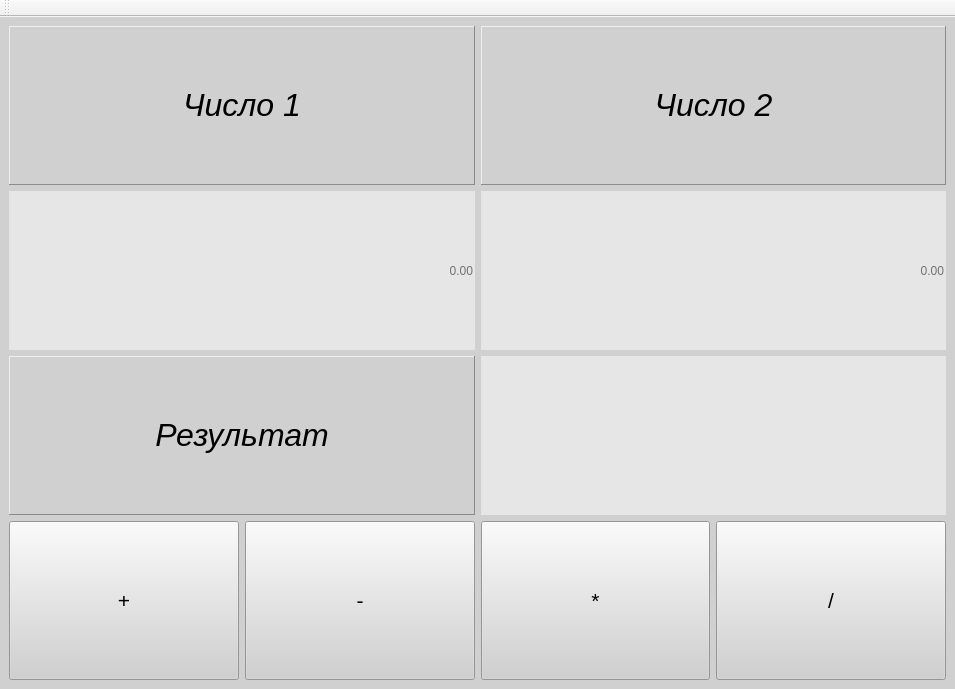
<?xml version="1.0" encoding="UTF-8"?>
<ui version="4.0">
 <class>MainWindow</class>
 <widget class="QMainWindow" name="MainWindow">
  <property name="enabled">
   <bool>true</bool>
  </property>
  <property name="geometry">
   <rect>
    <x>0</x>
    <y>0</y>
    <width>955</width>
    <height>689</height>
   </rect>
  </property>
  <property name="sizePolicy">
   <sizepolicy hsizetype="Expanding" vsizetype="Expanding">
    <horstretch>0</horstretch>
    <verstretch>0</verstretch>
   </sizepolicy>
  </property>
  <property name="windowTitle">
   <string>MainWindow</string>
  </property>
  <property name="styleSheet">
   <string notr="true"/>
  </property>
  <widget class="QWidget" name="centralwidget">
   <property name="styleSheet">
    <string notr="true">background-color: rgb(208, 208, 208);</string>
   </property>
   <layout class="QGridLayout" name="gridLayout">
    <item row="0" column="0">
     <layout class="QVBoxLayout" name="verticalLayout">
      <item>
       <layout class="QHBoxLayout" name="horizontalLayout">
        <item>
         <widget class="QLabel" name="label">
          <property name="sizePolicy">
           <sizepolicy hsizetype="MinimumExpanding" vsizetype="MinimumExpanding">
            <horstretch>0</horstretch>
            <verstretch>0</verstretch>
           </sizepolicy>
          </property>
          <property name="minimumSize">
           <size>
            <width>200</width>
            <height>50</height>
           </size>
          </property>
          <property name="frameShape">
           <enum>QFrame::Panel</enum>
          </property>
          <property name="frameShadow">
           <enum>QFrame::Raised</enum>
          </property>
          <property name="text">
           <string>&lt;html&gt;&lt;head/&gt;&lt;body&gt;&lt;p&gt;&lt;span style=&quot; font-size:24pt; font-style:italic;&quot;&gt;Число 1&lt;/span&gt;&lt;/p&gt;&lt;/body&gt;&lt;/html&gt;</string>
          </property>
          <property name="alignment">
           <set>Qt::AlignCenter</set>
          </property>
         </widget>
        </item>
        <item>
         <widget class="QLabel" name="label_2">
          <property name="sizePolicy">
           <sizepolicy hsizetype="MinimumExpanding" vsizetype="MinimumExpanding">
            <horstretch>0</horstretch>
            <verstretch>0</verstretch>
           </sizepolicy>
          </property>
          <property name="minimumSize">
           <size>
            <width>200</width>
            <height>50</height>
           </size>
          </property>
          <property name="mouseTracking">
           <bool>true</bool>
          </property>
          <property name="frameShape">
           <enum>QFrame::Panel</enum>
          </property>
          <property name="frameShadow">
           <enum>QFrame::Raised</enum>
          </property>
          <property name="text">
           <string>&lt;html&gt;&lt;head/&gt;&lt;body&gt;&lt;p&gt;&lt;span style=&quot; font-size:24pt; font-style:italic;&quot;&gt;Число 2&lt;/span&gt;&lt;/p&gt;&lt;/body&gt;&lt;/html&gt;</string>
          </property>
          <property name="alignment">
           <set>Qt::AlignCenter</set>
          </property>
         </widget>
        </item>
       </layout>
      </item>
      <item>
       <layout class="QHBoxLayout" name="horizontalLayout_2">
        <item>
         <widget class="QLineEdit" name="lineEdit">
          <property name="sizePolicy">
           <sizepolicy hsizetype="MinimumExpanding" vsizetype="MinimumExpanding">
            <horstretch>0</horstretch>
            <verstretch>0</verstretch>
           </sizepolicy>
          </property>
          <property name="minimumSize">
           <size>
            <width>200</width>
            <height>50</height>
           </size>
          </property>
          <property name="styleSheet">
           <string notr="true">font: 20pt &quot;MS Shell Dlg 2&quot;;
background-color: rgb(230, 230, 230);</string>
          </property>
          <property name="inputMask">
           <string/>
          </property>
          <property name="text">
           <string/>
          </property>
          <property name="frame">
           <bool>false</bool>
          </property>
          <property name="echoMode">
           <enum>QLineEdit::Normal</enum>
          </property>
          <property name="alignment">
           <set>Qt::AlignRight|Qt::AlignTrailing|Qt::AlignVCenter</set>
          </property>
          <property name="dragEnabled">
           <bool>false</bool>
          </property>
          <property name="readOnly">
           <bool>false</bool>
          </property>
          <property name="placeholderText">
           <string>0.00</string>
          </property>
          <property name="clearButtonEnabled">
           <bool>false</bool>
          </property>
         </widget>
        </item>
        <item>
         <widget class="QLineEdit" name="lineEdit_2">
          <property name="sizePolicy">
           <sizepolicy hsizetype="MinimumExpanding" vsizetype="MinimumExpanding">
            <horstretch>0</horstretch>
            <verstretch>0</verstretch>
           </sizepolicy>
          </property>
          <property name="minimumSize">
           <size>
            <width>200</width>
            <height>50</height>
           </size>
          </property>
          <property name="maximumSize">
           <size>
            <width>16777215</width>
            <height>16777215</height>
           </size>
          </property>
          <property name="styleSheet">
           <string notr="true">font: 20pt &quot;MS Shell Dlg 2&quot;;
background-color: rgb(230, 230, 230);</string>
          </property>
          <property name="frame">
           <bool>false</bool>
          </property>
          <property name="alignment">
           <set>Qt::AlignRight|Qt::AlignTrailing|Qt::AlignVCenter</set>
          </property>
          <property name="placeholderText">
           <string>0.00</string>
          </property>
         </widget>
        </item>
       </layout>
      </item>
      <item>
       <layout class="QHBoxLayout" name="horizontalLayout_3">
        <item>
         <widget class="QLabel" name="label_3">
          <property name="sizePolicy">
           <sizepolicy hsizetype="MinimumExpanding" vsizetype="MinimumExpanding">
            <horstretch>0</horstretch>
            <verstretch>0</verstretch>
           </sizepolicy>
          </property>
          <property name="minimumSize">
           <size>
            <width>200</width>
            <height>50</height>
           </size>
          </property>
          <property name="frameShape">
           <enum>QFrame::Panel</enum>
          </property>
          <property name="frameShadow">
           <enum>QFrame::Raised</enum>
          </property>
          <property name="text">
           <string>&lt;html&gt;&lt;head/&gt;&lt;body&gt;&lt;p&gt;&lt;span style=&quot; font-size:24pt; font-style:italic;&quot;&gt;Результат&lt;/span&gt;&lt;/p&gt;&lt;/body&gt;&lt;/html&gt;</string>
          </property>
          <property name="alignment">
           <set>Qt::AlignCenter</set>
          </property>
         </widget>
        </item>
        <item>
         <widget class="QLineEdit" name="lineEdit_3">
          <property name="sizePolicy">
           <sizepolicy hsizetype="MinimumExpanding" vsizetype="MinimumExpanding">
            <horstretch>0</horstretch>
            <verstretch>0</verstretch>
           </sizepolicy>
          </property>
          <property name="minimumSize">
           <size>
            <width>200</width>
            <height>50</height>
           </size>
          </property>
          <property name="maximumSize">
           <size>
            <width>16777215</width>
            <height>16777215</height>
           </size>
          </property>
          <property name="styleSheet">
           <string notr="true">font: 20pt &quot;MS Shell Dlg 2&quot;;
background-color: rgb(230, 230, 230);</string>
          </property>
          <property name="frame">
           <bool>false</bool>
          </property>
          <property name="alignment">
           <set>Qt::AlignCenter</set>
          </property>
          <property name="readOnly">
           <bool>true</bool>
          </property>
         </widget>
        </item>
       </layout>
      </item>
      <item>
       <layout class="QHBoxLayout" name="horizontalLayout_4">
        <item>
         <widget class="QPushButton" name="pushButton">
          <property name="sizePolicy">
           <sizepolicy hsizetype="Expanding" vsizetype="Expanding">
            <horstretch>0</horstretch>
            <verstretch>0</verstretch>
           </sizepolicy>
          </property>
          <property name="minimumSize">
           <size>
            <width>0</width>
            <height>50</height>
           </size>
          </property>
          <property name="maximumSize">
           <size>
            <width>16777215</width>
            <height>16777215</height>
           </size>
          </property>
          <property name="font">
           <font>
            <pointsize>16</pointsize>
           </font>
          </property>
          <property name="text">
           <string>+</string>
          </property>
          <property name="checkable">
           <bool>false</bool>
          </property>
          <property name="checked">
           <bool>false</bool>
          </property>
          <property name="autoRepeat">
           <bool>false</bool>
          </property>
          <property name="autoExclusive">
           <bool>false</bool>
          </property>
          <property name="autoDefault">
           <bool>false</bool>
          </property>
          <property name="default">
           <bool>false</bool>
          </property>
          <property name="flat">
           <bool>false</bool>
          </property>
         </widget>
        </item>
        <item>
         <widget class="QPushButton" name="pushButton_2">
          <property name="sizePolicy">
           <sizepolicy hsizetype="Expanding" vsizetype="Expanding">
            <horstretch>0</horstretch>
            <verstretch>0</verstretch>
           </sizepolicy>
          </property>
          <property name="minimumSize">
           <size>
            <width>0</width>
            <height>50</height>
           </size>
          </property>
          <property name="font">
           <font>
            <pointsize>16</pointsize>
           </font>
          </property>
          <property name="text">
           <string>-</string>
          </property>
         </widget>
        </item>
        <item>
         <widget class="QPushButton" name="pushButton_3">
          <property name="sizePolicy">
           <sizepolicy hsizetype="Expanding" vsizetype="Expanding">
            <horstretch>0</horstretch>
            <verstretch>0</verstretch>
           </sizepolicy>
          </property>
          <property name="minimumSize">
           <size>
            <width>0</width>
            <height>50</height>
           </size>
          </property>
          <property name="font">
           <font>
            <pointsize>16</pointsize>
           </font>
          </property>
          <property name="text">
           <string>*</string>
          </property>
         </widget>
        </item>
        <item>
         <widget class="QPushButton" name="pushButton_4">
          <property name="sizePolicy">
           <sizepolicy hsizetype="Expanding" vsizetype="Expanding">
            <horstretch>0</horstretch>
            <verstretch>0</verstretch>
           </sizepolicy>
          </property>
          <property name="minimumSize">
           <size>
            <width>0</width>
            <height>50</height>
           </size>
          </property>
          <property name="font">
           <font>
            <pointsize>16</pointsize>
           </font>
          </property>
          <property name="text">
           <string>/</string>
          </property>
         </widget>
        </item>
       </layout>
      </item>
     </layout>
    </item>
   </layout>
  </widget>
  <widget class="QMenuBar" name="menubar">
   <property name="geometry">
    <rect>
     <x>0</x>
     <y>0</y>
     <width>955</width>
     <height>21</height>
    </rect>
   </property>
  </widget>
  <widget class="QToolBar" name="toolBar">
   <property name="windowTitle">
    <string>toolBar</string>
   </property>
   <attribute name="toolBarArea">
    <enum>TopToolBarArea</enum>
   </attribute>
   <attribute name="toolBarBreak">
    <bool>false</bool>
   </attribute>
  </widget>
 </widget>
 <resources/>
 <connections>
  <connection>
   <sender>pushButton</sender>
   <signal>clicked()</signal>
   <receiver>MainWindow</receiver>
   <slot>makePlus()</slot>
   <hints>
    <hint type="sourcelabel">
     <x>59</x>
     <y>239</y>
    </hint>
    <hint type="destinationlabel">
     <x>10</x>
     <y>214</y>
    </hint>
   </hints>
  </connection>
  <connection>
   <sender>pushButton_2</sender>
   <signal>clicked()</signal>
   <receiver>MainWindow</receiver>
   <slot>makeMinus()</slot>
   <hints>
    <hint type="sourcelabel">
     <x>156</x>
     <y>234</y>
    </hint>
    <hint type="destinationlabel">
     <x>132</x>
     <y>215</y>
    </hint>
   </hints>
  </connection>
  <connection>
   <sender>pushButton_3</sender>
   <signal>clicked()</signal>
   <receiver>MainWindow</receiver>
   <slot>makeMultiply()</slot>
   <hints>
    <hint type="sourcelabel">
     <x>269</x>
     <y>242</y>
    </hint>
    <hint type="destinationlabel">
     <x>247</x>
     <y>214</y>
    </hint>
   </hints>
  </connection>
  <connection>
   <sender>pushButton_4</sender>
   <signal>clicked()</signal>
   <receiver>MainWindow</receiver>
   <slot>makeDivide()</slot>
   <hints>
    <hint type="sourcelabel">
     <x>382</x>
     <y>241</y>
    </hint>
    <hint type="destinationlabel">
     <x>365</x>
     <y>215</y>
    </hint>
   </hints>
  </connection>
 </connections>
 <slots>
  <slot>makePlus()</slot>
  <slot>makeMinus()</slot>
  <slot>makeDivide()</slot>
  <slot>makeMultiply()</slot>
 </slots>
</ui>
